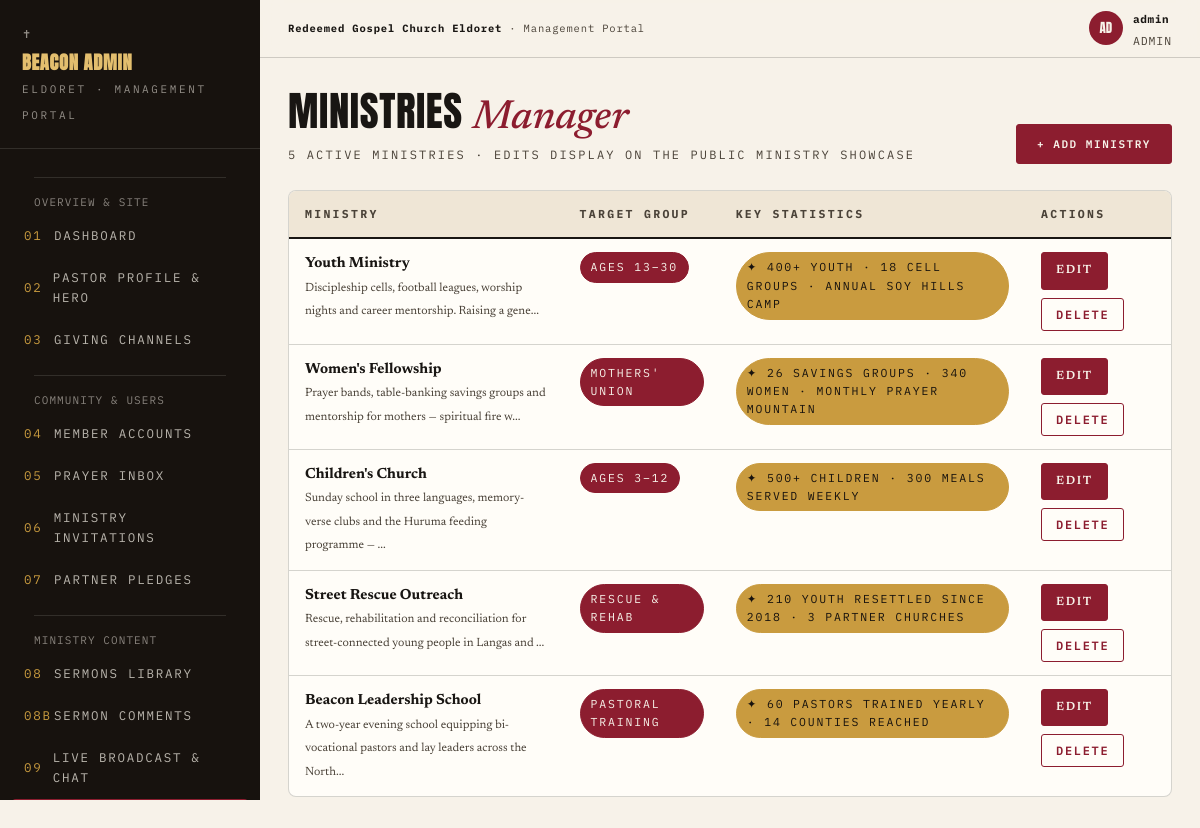
The app's page /admin/ministries.php (signed in) with its own data.
### tables this page shows
CREATE TABLE IF NOT EXISTS `ministries` (
    `id` INT AUTO_INCREMENT PRIMARY KEY,
    `name` VARCHAR(150) NOT NULL,
    `age_span` VARCHAR(100) NOT NULL,
    `description` TEXT NOT NULL,
    `stats` VARCHAR(255) DEFAULT '',
    `image_url` VARCHAR(255) NOT NULL,
    `sort_order` INT NOT NULL DEFAULT 0
);

### config/functions.php (called while the page is built, shortened)
<?php
function esc($string) {
    return htmlspecialchars((string)($string ?? ''), ENT_QUOTES, 'UTF-8');
}
function db_fetch_all($sql, $types = "", $params = []) {
    global $db;
    $stmt = mysqli_stmt_init($db);
    if (!mysqli_stmt_prepare($stmt, $sql)) {
        error_log("DB Fetch All Prepare Failed: " . mysqli_error($db) . " Query: " . $sql);
        return [];
    }
    mysqli_stmt_execute($stmt);
    $result = mysqli_stmt_get_result($stmt);
    $rows = [];
    if ($result) {
        while ($row = mysqli_fetch_assoc($result)) {
            $rows[] = $row;
        }
    }
    return $rows;
}

### admin/ministries.php (the view, shortened to what this page needs)
<?php
require_once __DIR__ . '/includes/admin_header.php';
$ministries = db_fetch_all("SELECT * FROM ministries ORDER BY sort_order ASC, id ASC");
?>
<div class="phead">
  <div>
    <h2>Ministries <span class="ser">Manager</span></h2>
    <p><?= count($ministries) ?> active ministries · Edits display on the public ministry showcase</p>
  </div>
  <div>
    <button type="button" class="btn" onclick="openAdminModal('addModal')">+ Add Ministry</button>
  </div>
</div>
<div class="tblwrap">
  <table>
    <thead>
      <tr>
        <th>Ministry</th>
        <th>Target Group</th>
        <th>Key Statistics</th>
        <th>Actions</th>
      </tr>
    </thead>
    <tbody>
      <?php foreach ($ministries as $m): ?>
        <tr>
          <td>
            <b><?= esc($m['name']) ?></b><br>
            <span style="font-size:12px;color:var(--ink2);"><?= esc(substr($m['description'], 0, 90)) ?>...</span>
          </td>
          <td><span class="chip wine"><?= esc($m['age_span']) ?></span></td>
          <td><span class="chip gold"><?= esc($m['stats']) ?></span></td>
          <td>
            <div class="act">
              <a href="ministries.php?edit=<?= $m['id'] ?>" class="btn sm">Edit</a>
              <form method="post" style="display:inline;" onsubmit="return confirm('Delete this ministry?');">
                <button type="submit" class="btn sm danger">Delete</button>
              </form>
            </div>
          </td>
        </tr>
      <?php endforeach; ?>
    </tbody>
  </table>
</div>
<?php require_once __DIR__ . '/includes/admin_footer.php'; ?>

### assets/css/admin.css (style rules this page uses)
:root { --paper: #F7F2E9; --paper2: #EFE6D6; --card: #FFFDF8; --ink: #191613; --ink2: #4A4238; --warmdark: #17120E; --wine: #8C1D2F; --pine: #274D3D; --gold: #C99B3F; --gold2: #E3BE6E; --line: rgba(25, 22, 19, 0.18); --disp: "Anton", sans-serif; --ser: "Newsreader", serif; --mono: "IBM Plex Mono", monospace; }
* { margin: 0; padding: 0; box-sizing: border-box; }
body { background: var(--paper); color: var(--ink); font-family: var(--ser); font-size: 16px; line-height: 1.6; }
button { font-family: var(--mono); cursor: pointer; }
a { color: inherit; text-decoration: none; }
h1, h2, h3, h4 { font-family: var(--disp); font-weight: 400; text-transform: uppercase; line-height: 0.95; letter-spacing: 0.015em; }
.ser { font-family: var(--ser); font-style: italic; text-transform: none; font-weight: 500; letter-spacing: 0; }
.btn { display: inline-flex; align-items: center; gap: 8px; background: var(--wine); color: var(--paper); border: 1px solid var(--wine); font-size: 11px; letter-spacing: 0.14em; text-transform: uppercase; font-weight: 600; padding: 12px 20px; border-radius: 3px; transition: 0.25s; cursor: pointer; }
.btn.sm { padding: 8px 14px; font-size: 12px; }
.btn.danger { background: transparent; border-color: var(--wine); color: var(--wine); }
.chip { display: inline-block; font-family: var(--mono); font-size: 11.5px; letter-spacing: 0.16em; text-transform: uppercase; padding: 5px 10px; border-radius: 99px; border: 1px solid var(--line); color: var(--ink2); }
.chip.wine { background: var(--wine); border-color: var(--wine); color: var(--paper); }
.chip.gold { background: var(--gold); border-color: var(--gold); color: var(--warmdark); }
.phead { display: flex; align-items: flex-end; justify-content: space-between; gap: 16px; flex-wrap: wrap; margin-bottom: 26px; }
.phead h2 { font-size: clamp(1.8rem, 3.4vw, 2.6rem); }
.phead h2 .ser { color: var(--wine); }
.phead p { font-family: var(--mono); font-size: 12px; letter-spacing: 0.18em; text-transform: uppercase; color: var(--ink2); margin-top: 6px; }
.tblwrap { background: var(--card); border: 1px solid var(--line); border-radius: 8px; overflow-x: auto; }
table { width: 100%; border-collapse: collapse; font-size: 0.92rem; }
th { font-family: var(--mono); font-size: 11.5px; letter-spacing: 0.2em; text-transform: uppercase; color: var(--ink2); text-align: left; padding: 14px 16px; border-bottom: 2px solid var(--ink); background: var(--paper2); }
td { padding: 13px 16px; border-bottom: 1px solid var(--line); vertical-align: top; }
tr:last-child td { border-bottom: none; }
td .act { display: flex; gap: 8px; flex-wrap: wrap; }

### records on screen
ministries: name "Youth Ministry", description "Discipleship cells, football leagues, worship nights and career mentorship. Raising a gene", age_span "AGES 13–30", stats "✦ 400+ YOUTH · 18 CELL GROUPS · ANNUAL SOY HILLS CAMP"
ministries: name "Women's Fellowship", description "Prayer bands, table-banking savings groups and mentorship for mothers — spiritual fire w", age_span "MOTHERS' UNION", stats "✦ 26 SAVINGS GROUPS · 340 WOMEN · MONTHLY PRAYER MOUNTAIN"
ministries: name "Children's Church", description "Sunday school in three languages, memory-verse clubs and the Huruma feeding programme —", age_span "AGES 3–12", stats "✦ 500+ CHILDREN · 300 MEALS SERVED WEEKLY"
ministries: name "Street Rescue Outreach", description "Rescue, rehabilitation and reconciliation for street-connected young people in Langas and", age_span "RESCUE & REHAB", stats "✦ 210 YOUTH RESETTLED SINCE 2018 · 3 PARTNER CHURCHES"
ministries: name "Beacon Leadership School", description "A two-year evening school equipping bi-vocational pastors and lay leaders across the North", age_span "PASTORAL TRAINING", stats "✦ 60 PASTORS TRAINED YEARLY · 14 COUNTIES REACHED"

### other values on screen
substr($adminUser['username'], 0, 2) "AD"
$adminUser['username'] "admin"
$adminUser['role'] "ADMIN"
count($ministries) "5"
